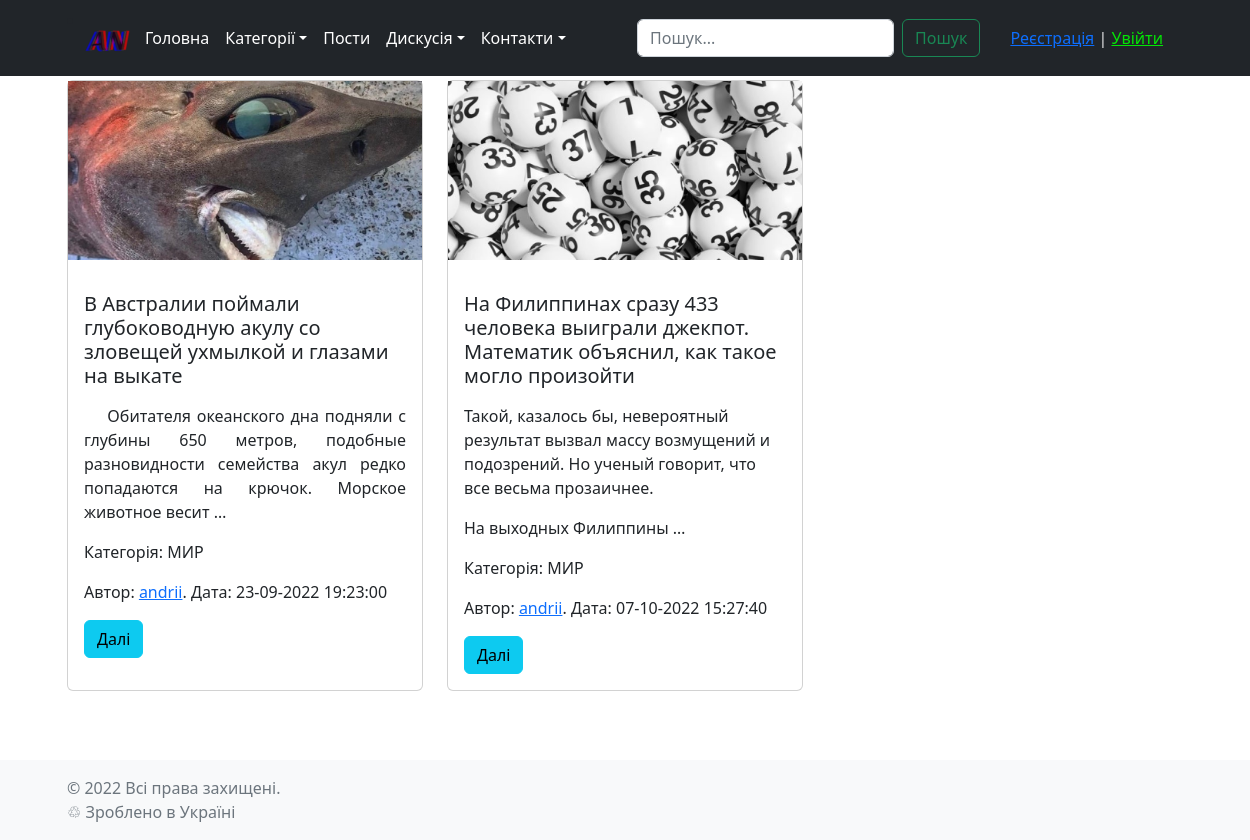
The page /category/mir/ on the database its author committed.
### blog/models.py (models this page shows, shortened)
class Post(models.Model):
    title = models.CharField("Назва", max_length=100,  db_index=True) # Настройки полей
    slug = models.SlugField(max_length=150, unique_for_date='publish', unique=True, db_index=True, verbose_name="URL")
    content = RichTextField("Текст статті", blank=True, null=True) # ckeditor
    photo = models.ImageField(upload_to="photo/%Y/%m/%d/", verbose_name="Фото")
    publish = models.DateField(auto_now = False, auto_now_add = True)
    date_created = models.DateTimeField(default=timezone.now, verbose_name="Час публікації")
    date_updated= models.DateTimeField(auto_now=True, verbose_name="Час зміни")
    author = models.ForeignKey(# User,
                               settings.AUTH_USER_MODEL,
                               on_delete=models.CASCADE, verbose_name="Автор")
    status = models.BooleanField(default=True, verbose_name="Публікація")
    category =  TreeForeignKey(Category, blank=True, null=True, related_name='category', verbose_name="Категорії",on_delete=models.CASCADE)
    likes = models.ManyToManyField(User, related_name='postcomment',verbose_name="Лайки", blank=True)
    reply = models.ForeignKey("self", related_name='reply_ok',verbose_name="Відповідь", on_delete=models.CASCADE, null=True, blank=True)
    class Meta:
        verbose_name = ("Пост")
        verbose_name_plural = ("Пости")
    def get_absolute_url(self):
        return reverse('post_detail', kwargs={'slug': self.slug})

class Category(MPTTModel):
    class Meta:
        verbose_name = 'Категории'
        verbose_name_plural = 'Категории'
    parent = TreeForeignKey('self', null=True, blank=True, related_name='children', db_index=True,on_delete=models.CASCADE, verbose_name='Батьківська категорія')
    name = models.CharField(max_length=250,verbose_name="Категорія")
    slug = models.SlugField(unique=True, verbose_name="URL")
    def __str__(self):
        try:
            ancestors = self.get_ancestors(include_self=True)
            ancestors = [i.name for i in ancestors]
        except:
            ancestors = [self.name]
        return ' > '.join(ancestors[:len(ancestors) + 1])

### blog/views.py (the view)
# urls.py: path('category/<slug:slug>/', PostByCategoryView.as_view(), name='category_detail'),
class PostByCategoryView(ListView):
    model = Category
    template_name = "blog/post_list.html"
    context_object_name = "post_list"
    def get_queryset(self):
        self.category = Category.objects.get(slug=self.kwargs['slug'])
        queryset = Post.objects.filter(category=self.category)
        return queryset
    def get_context_data(self, **kwargs):
        context = super().get_context_data(**kwargs)
        context['name'] = self.category
        return context

### blog/templatetags/blog_tags.py (called while the page is built)
@register.simple_tag()
def get_category():
    return Category.objects.all()

### blog/templates/blog/post_list.html (shortened to what this page needs)
{% extends "blog/base.html" %}
{% block content %}
<div class="container">
  <div class="row">
    {% if post_list %}
    {% for item in post_list %}
    <div class="col-md-4 d-flex">
      <div class="card">
        {% if item.photo %}
        <p><img class="img-photo" src="{{item.photo.url}}"></p>
        {% endif %}
        <div class="card-body">
          <h5 class="card-title">{{item.title}}</h5>
          {% autoescape off %}
          <p class="card-text">{{item.content|linebreaks|truncatewords:20}}</p>
          {% endautoescape %}
          <p class="first">Категорія: {{item.category}}</p>
          <p class="last">
            Автор: <a href="{% url 'user' user %}">{{ item.author }}</a>. Дата:
            {{item.date_created|date:"d-m-Y H:i:s"}}
          </p>
          <a class="btn btn-info" href="{{ item.get_absolute_url }}">Далi</a>
        </div>
      </div>
    </div>
    {% endfor %}
    {% else %}
    <p class="text-center">Постів немає</p>
    {% endif %}
  </div>
</div>
{% endblock %}

### blog/static/css/styles.css (style rules this page uses)
html, body { height: 100%; width: 100%; }
.img-photo { width: 100%; }

### rows shown on the page
Post: photo (picture), title "В Австралии поймали глубоководную акулу со зловещей ухмылкой и глазами на выкате", content "Обитателя океанского днa подняли с глубины 650 метров, подобные разновидности семейства акул редко попадаются на крючок. Морское животное весит …", category "МИР", author "andrii", date_created "23-09-2022 19:23:00"
Post: photo (picture), title "На Филиппинах сразу 433 человека выиграли джекпот. Математик объяснил, как такое могло произойти", content "Такой, казалось бы, невероятный результат вызвал массу возмущений и подозрений. Но ученый говорит, что все весьма прозаичнее. На выходных Филиппины …", category "МИР", author "andrii", date_created "07-10-2022 15:27:40"
